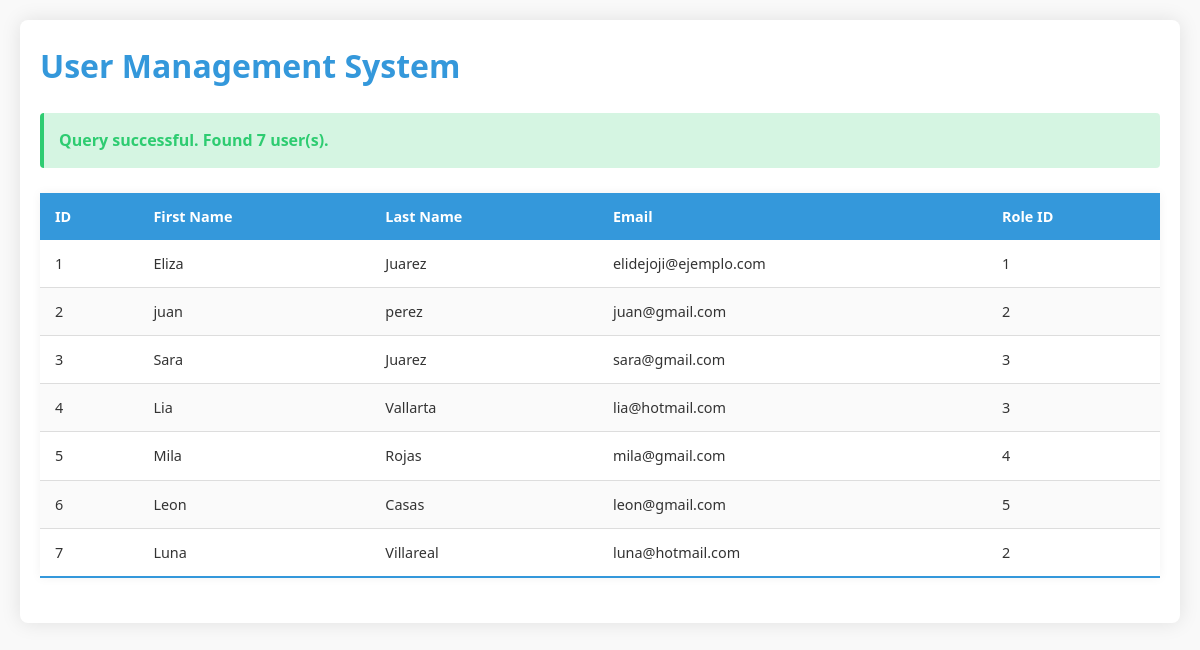
/consulta.php, run on the app's committed database.
### tables this page shows
CREATE TABLE `usuarios` (
  `id_usuario` int(11) NOT NULL AUTO_INCREMENT,
  `id_personal` int(11) DEFAULT NULL,
  `nombre` varchar(50) NOT NULL,
  `apellido` varchar(50) NOT NULL,
  `correo` varchar(100) NOT NULL,
  `password` varchar(255) DEFAULT NULL,
  `id_horario` int(11) DEFAULT NULL,
  `rol_id` int(11) NOT NULL,
  `fecha_registro` datetime DEFAULT current_timestamp(),
  `activo` tinyint(1) DEFAULT 1,
  `calificacion` int(11) DEFAULT NULL,
  PRIMARY KEY (`id_usuario`),
  UNIQUE KEY `correo` (`correo`),
  KEY `id_personal` (`id_personal`),
  KEY `id_horario` (`id_horario`),
  KEY `rol_id` (`rol_id`),
  CONSTRAINT `usuarios_ibfk_1` FOREIGN KEY (`id_personal`) REFERENCES `gestion_personal` (`id_personal`) ON DELETE SET NULL,
  CONSTRAINT `usuarios_ibfk_2` FOREIGN KEY (`id_horario`) REFERENCES `horarios` (`id_horario`) ON DELETE SET NULL,
  CONSTRAINT `usuarios_ibfk_3` FOREIGN KEY (`rol_id`) REFERENCES `roles` (`id_rol`)
);

### consulta.php (the view, shortened to what this page needs)
<?php
include('db.php');
$sql = "SELECT * FROM usuarios";
$result = $conn->query($sql);
?>
<!DOCTYPE html>
<html lang="es">
<head>
</head>
<body>
    <div class="container">
        <h1>User Management System</h1>
        <?php
        if ($result === false) {
            echo "<div class='error-container'>
                    <h2>Query Error</h2>
                    <p>" . htmlspecialchars($conn->error) . "</p>
                  </div>";
        } else {
            echo "<div class='status-message success'>
                    Query successful. Found " . $result->num_rows . " user(s).
                  </div>";
            if ($result->num_rows > 0) {
                echo "<table class='user-table'>
                        <thead>
                            <tr>
                                <th>ID</th>
                                <th>First Name</th>
                                <th>Last Name</th>
                                <th>Email</th>
                                <th>Role ID</th>
                            </tr>
                        </thead>
                        <tbody>";
                while ($row = $result->fetch_assoc()) {
                    echo "<tr>
                            <td>" . htmlspecialchars($row['id_usuario']) . "</td>
                            <td>" . htmlspecialchars($row['nombre']) . "</td>
                            <td>" . htmlspecialchars($row['apellido']) . "</td>
                            <td>" . htmlspecialchars($row['correo']) . "</td>
                            <td>" . htmlspecialchars($row['rol_id']) . "</td>
                          </tr>";
                }
                echo "</tbody></table>";
            } else {
                echo "<div class='no-users'>
                        <p>No registered users found.</p>
                      </div>";
            }
        }
        ?>
    </div>
</body>
</html>

### consulta.php (style rules this page uses)
:root { --primary-color: #3498db; --secondary-color: #2980b9; --text-color: #333; --light-bg: #f9f9f9; --border-color: #ddd; --success-color: #2ecc71; --error-color: #e74c3c; }
body { font-family: 'Segoe UI', Tahoma, Geneva, Verdana, sans-serif; line-height: 1.6; color: var(--text-color); background-color: var(--light-bg); margin: 0; padding: 20px; }
.container { max-width: 1200px; margin: 0 auto; padding: 20px; background: white; box-shadow: 0 0 20px rgba(0, 0, 0, 0.1); border-radius: 8px; }
h1, h2 { color: var(--primary-color); margin-top: 0; }
.status-message { padding: 15px; margin-bottom: 20px; border-radius: 4px; font-weight: bold; }
.success { background-color: rgba(46, 204, 113, 0.2); color: var(--success-color); border-left: 4px solid var(--success-color); }
.user-table { width: 100%; border-collapse: collapse; margin: 25px 0; font-size: 0.9em; box-shadow: 0 0 10px rgba(0, 0, 0, 0.05); }
.user-table thead tr { background-color: var(--primary-color); color: white; text-align: left; }
.user-table th, .user-table td { padding: 12px 15px; }
.user-table tbody tr { border-bottom: 1px solid var(--border-color); }
.user-table tbody tr:nth-of-type(even) { background-color: rgba(0, 0, 0, 0.02); }
.user-table tbody tr:last-of-type { border-bottom: 2px solid var(--primary-color); }

### data on the page
usuarios: id_usuario "1", nombre "Eliza", apellido "Juarez", correo "elidejoji@ejemplo.com", rol "1"
usuarios: id_usuario "2", nombre "juan", apellido "perez", correo "juan@gmail.com", rol "2"
usuarios: id_usuario "3", nombre "Sara", apellido "Juarez", correo "sara@gmail.com", rol "3"
usuarios: id_usuario "4", nombre "Lia", apellido "Vallarta", correo "lia@hotmail.com", rol "3"
usuarios: id_usuario "5", nombre "Mila", apellido "Rojas", correo "mila@gmail.com", rol "4"
usuarios: id_usuario "6", nombre "Leon", apellido "Casas", correo "leon@gmail.com", rol "5"
usuarios: id_usuario "7", nombre "Luna", apellido "Villareal", correo "luna@hotmail.com", rol "2"

### other printed values
$result->num_rows "7"
